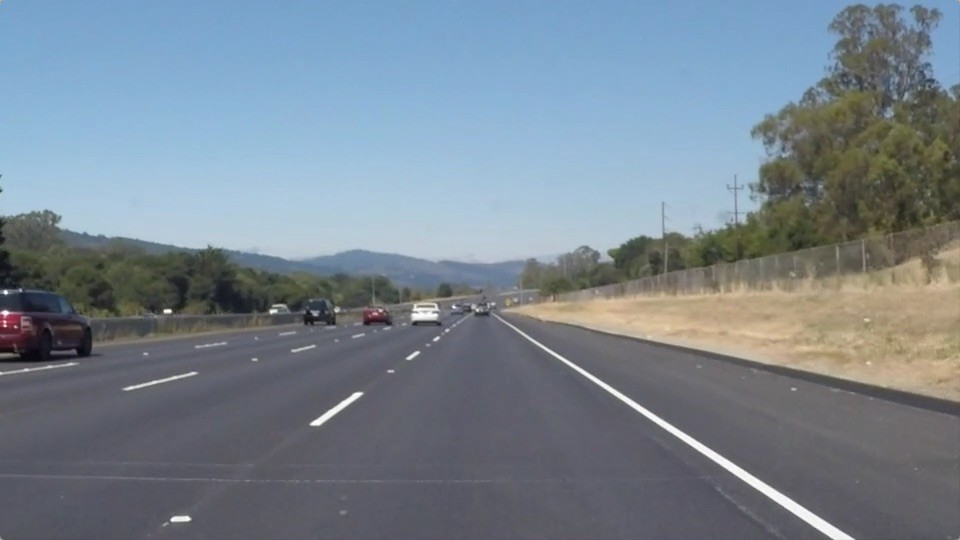
#> input picture Line_Points_Extraction/Images/lane1.jpeg, 960 x 540 px
$ python Image_Processing_Detect_Lines.py
#> lines starting #> are read from the running program, lines starting #| are printed output that depends on the picture; after the words box and inside, x2 and y2 are one past the last pixel; in counts of white or black regions, pixels touching at a corner belong together
# -*- coding: utf-8 -*-
# @Time    : 2020/3/12 4:25 下午
# @Author  : Yingke Ding
# @FileName: Image_Processing_Detect_Lines.py
# @Software: PyCharm

import numpy as np
import cv2


def region_of_interest(image, vertices):
    """
    Applies an image mask Region Of Interest (ROI).

    Only keeps the region of the image defined by the polygon
    formed from `vertices`. The rest of the image is set to black.
    :param image:
    :param vertices:
    :return:
    """

    # defining a blank mask to start with
    mask = np.zeros_like(image)

    # defining a 3 channel or 1 channel color to fill the mask with depending on the input image
    if len(image.shape) > 2:
        channel_count = image.shape[2]  # i.e. 3 or 4 depending on your image
        ignore_mask_color = (255,) * channel_count
    else:
        ignore_mask_color = 255

    # filling pixels inside the polygon defined by "vertices" with the fill color
    cv2.fillPoly(mask, vertices, ignore_mask_color)

    # returning the image only where mask pixels are nonzero
    masked_image = cv2.bitwise_and(image, mask)
    return masked_image


def get_slope(x1, y1, x2, y2):
    return (y2 - y1) / (x2 - x1)


# thick red lines
def draw_lines(img, lines, color=[255, 0, 0], thickness=6):
    """
    workflow:
    1) examine each individual line returned by hough & determine if it's in left or right lane by its slope
    because we are working "upside down" with the array, the left lane will have a negative slope and right positive
    2) track extrema
    3) compute averages
    4) solve for b intercept
    5) use extrema to solve for points
    6) smooth frames and cache
    """

    global cache
    first_frame = 1
    y_global_min = img.shape[0]  # min will be the "highest" y value, or point down the road away from car
    y_max = img.shape[0]
    l_slope, r_slope = [], []
    l_lane, r_lane = [], []
    det_slope = 0.4
    alpha = 0.2
    # i got this alpha value off of the forums for the weighting between frames.
    # i understand what it does, but i dont understand where it comes from
    # much like some of the parameters in the hough function

    for line in lines:
        # 1
        for x1, y1, x2, y2 in line:
            slope = get_slope(x1, y1, x2, y2)
            if slope > det_slope:
                r_slope.append(slope)
                r_lane.append(line)
            elif slope < -det_slope:
                l_slope.append(slope)
                l_lane.append(line)
        # 2
        y_global_min = min(y1, y2, y_global_min)

    # to prevent errors in challenge video from dividing by zero
    if (len(l_lane) == 0) or (len(r_lane) == 0):
        print('no lane detected')
        return 1

    # 3
    l_slope_mean = np.mean(l_slope, axis=0)
    r_slope_mean = np.mean(r_slope, axis=0)
    l_mean = np.mean(np.array(l_lane), axis=0)
    r_mean = np.mean(np.array(r_lane), axis=0)

    if (r_slope_mean == 0) or (l_slope_mean == 0):
        print('dividing by zero')
        return 1

    # 4, y=mx+b -> b = y -mx
    l_b = l_mean[0][1] - (l_slope_mean * l_mean[0][0])
    r_b = r_mean[0][1] - (r_slope_mean * r_mean[0][0])

    # 5, using y-extrema (#2), b intercept (#4), and slope (#3) solve for x using y=mx+b
    # x = (y-b)/m
    # these 4 points are our two lines that we will pass to the draw function
    l_x1 = int((y_global_min - l_b) / l_slope_mean)
    l_x2 = int((y_max - l_b) / l_slope_mean)
    r_x1 = int((y_global_min - r_b) / r_slope_mean)
    r_x2 = int((y_max - r_b) / r_slope_mean)

    # 6
    if l_x1 > r_x1:
        l_x1 = int((l_x1 + r_x1) / 2)
        r_x1 = l_x1
        l_y1 = int((l_slope_mean * l_x1) + l_b)
        r_y1 = int((r_slope_mean * r_x1) + r_b)
        l_y2 = int((l_slope_mean * l_x2) + l_b)
        r_y2 = int((r_slope_mean * r_x2) + r_b)
    else:
        l_y1 = y_global_min
        l_y2 = y_max
        r_y1 = y_global_min
        r_y2 = y_max

    current_frame = np.array([l_x1, l_y1, l_x2, l_y2, r_x1, r_y1, r_x2, r_y2], dtype="float32")

    if first_frame == 1:
        next_frame = current_frame
        first_frame = 0
    else:
        prev_frame = cache
        next_frame = (1 - alpha) * prev_frame + alpha * current_frame

    cv2.line(img, (int(next_frame[0]), int(next_frame[1])), (int(next_frame[2]), int(next_frame[3])), color, thickness)
    cv2.line(img, (int(next_frame[4]), int(next_frame[5])), (int(next_frame[6]), int(next_frame[7])), color, thickness)

    cache = next_frame


def hough_lines(img, rho, theta, threshold, min_line_len, max_line_gap):
    """
    `img` should be the output of a Canny transform.

    Returns an image with hough lines drawn.
    """
    lines = cv2.HoughLinesP(img, rho, theta, threshold, np.array([]), minLineLength=min_line_len,
                            maxLineGap=max_line_gap)
    line_img = np.zeros((img.shape[0], img.shape[1], 3), dtype=np.uint8)
    draw_lines(line_img, lines)
    return line_img


def weighted_img(img, initial_img, alpha=0.8, beta=1., lamda=0.):
    """
    Put the lines on the original image.
    NOTE: initial_img and img must be the same shape!
    :param img: is the output of the hough_lines(), An image with lines drawn on it.
    It Should be a blank image (all black) with lines drawn on it.
    :param initial_img: Image before any processing.
    :param alpha:
    :param beta:
    :param lamda:
    :return: initial_img * α + img * β + λ
    """
    return cv2.addWeighted(initial_img, alpha, img, beta, lamda)


def main(img_dir):
#> called with img_dir = './Images/lane1.jpeg'
    img = cv2.imread(img_dir)
#> img is the input picture: shape (540, 960, 3); mean B, G, R 143.7, 132.5, 120.3
    cv2.namedWindow("Image")  # Create a window to display image

    img_gray = cv2.cvtColor(img, cv2.COLOR_RGB2GRAY)  # RGB 2 GRAY
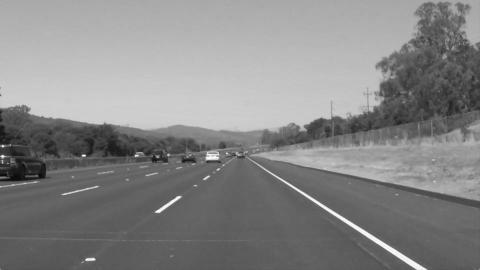
#> img_gray: shape (540, 960) (shown at 1/2 size); min 4, max 255, mean 134.5
    img_hsv = cv2.cvtColor(img, cv2.COLOR_RGB2HSV)  # Extract HSV
#> img_hsv: shape (540, 960, 3); mean H, S, V 48.3, 52, 149.3

    # MASK
    lower_yellow = np.array([20, 100, 100], dtype="uint8")
    upper_yellow = np.array([30, 255, 255], dtype="uint8")
    mask_yellow = cv2.inRange(img_hsv, lower_yellow, upper_yellow)
#> mask_yellow: shape (540, 960); every value is 0
    mask_white = cv2.inRange(img_gray, 200, 255)
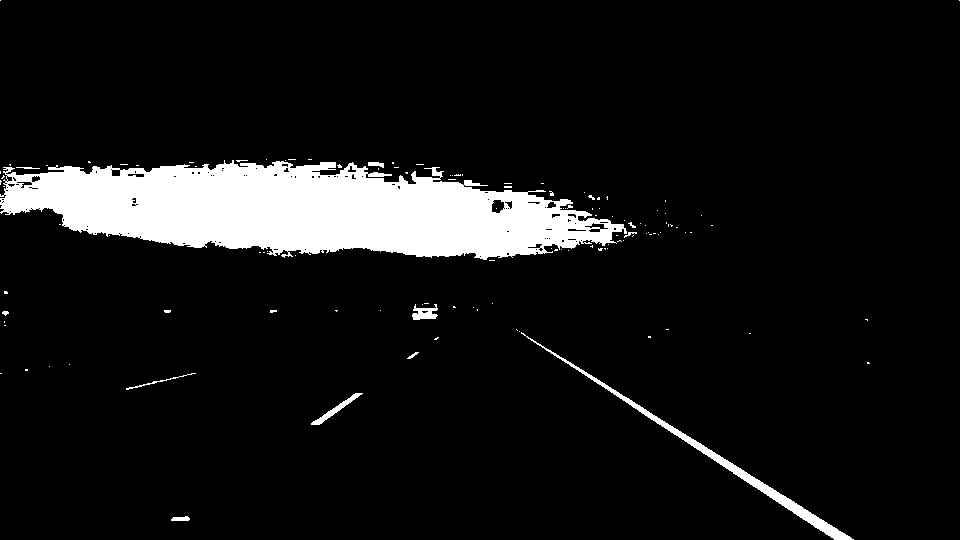
#> mask_white: shape (540, 960); 8.5% white; 122 white regions (110 under 20 px), largest, box (x1, y1, x2, y2) and area: (0, 160, 627, 260) 40268, (521, 332, 854, 540) 2374, (311, 393, 363, 425) 294
    mask_yw = cv2.bitwise_or(mask_white, mask_yellow)
    mask_yw_image = cv2.bitwise_and(img_gray, mask_yw)
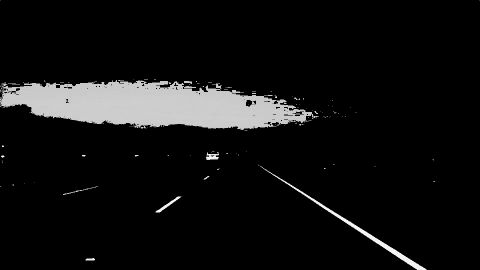
#> mask_yw_image: shape (540, 960) (shown at 1/2 size); min 0, max 255, mean 17.4

    # Gaussian Blur
    kernel_size = 5
    img_blurred = cv2.GaussianBlur(img_gray, (kernel_size, kernel_size), 0)

    # Canny Edge Detection
    low_threshold = 50
    high_threshold = 150
    img_canny = cv2.Canny(img_blurred, low_threshold, high_threshold)
#> img_canny: shape (540, 960); 1.5% white in thin lines or dots

    # Add ROI Mask
    img_shape = img.shape
    lower_left = [img_shape[1] / 9, img_shape[0]]
    lower_right = [img_shape[1] - img_shape[1] / 9, img_shape[0]]
    top_left = [img_shape[1] / 2 - img_shape[1] / 8, img_shape[0] / 2 + img_shape[0] / 10]
    top_right = [img_shape[1] / 2 + img_shape[1] / 8, img_shape[0] / 2 + img_shape[0] / 10]
    vertices = [np.array([lower_left, top_left, top_right, lower_right], dtype=np.int32)]
    roi_image = region_of_interest(img_canny, vertices)
#> in region_of_interest, `cv2.fillPoly(mask, vertices, ignore_mask_color)`:
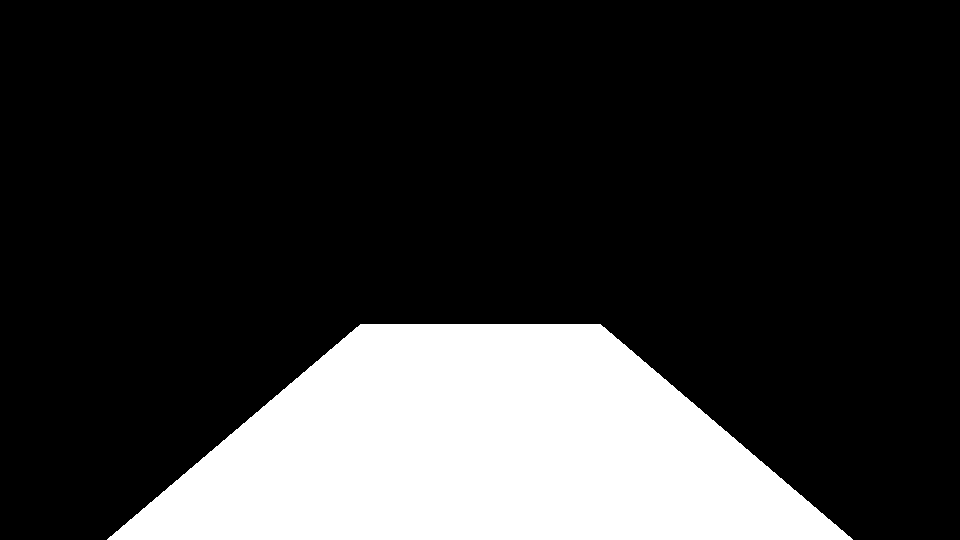
#> mask: shape (540, 960); 20.6% white; 1 white region, box (x1, y1, x2, y2) and area: (107, 324, 853, 540) 106634
#> in region_of_interest, `masked_image = cv2.bitwise_and(image, mask)`:
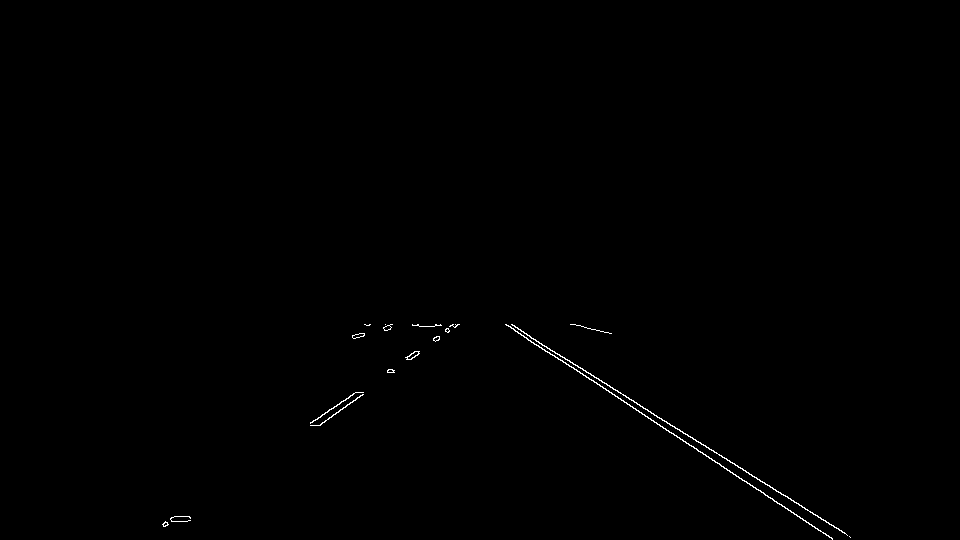
#> masked_image: shape (540, 960); 0.3% white in thin lines or dots, all inside (x1, y1, x2, y2) = (162, 324, 851, 540)

    rho = 4
    theta = np.pi / 180

    threshold = 30
    min_line_len = 100
    max_line_gap = 180

    line_image = hough_lines(roi_image, rho, theta, threshold, min_line_len, max_line_gap)
#> in hough_lines, `lines = cv2.HoughLinesP(img, rho, theta, threshold, np.array([]), minL..`: lines = 13 rows, first 6: [562, 360, 698, 451], [511, 324, 845, 533], [320, 425, 448, 329], [164, 526, 453, 324], [175, 521, 457, 324], [691, 437, 832, 539]
#> the loop in draw_lines, `for line in lines:` made 13 passes
#> (line, y_global_min) on passes 1 to 8: ([[562, 360, 698, 451]], 360), ([[511, 324, 845, 533]], 324), ([[320, 425, 448, 329]], 324), ([[164, 526, 453, 324]], 324), ([[175, 521, 457, 324]], 324), ([[691, 437, 832, 539]], 324), ([[383, 327, 512, 324]], 324), ([[506, 325, 689, 444]], 324)
#> after the loop in draw_lines, `for line in lines:`: l_lane = [[[320, 425, 448, 329]], [[164, 526, 453, 324]], [[175, 521, 457, 324]], [[177, 521, 458, 324]], [[185, 521, 436, 325]], [[174, 521, 363, 394]], [[310, 422, 439, 338]]]; l_slope = [-0.75, -0.699, -0.699, -0.701, -0.781, -0.672, -0.651]; r_lane = [[[562, 360, 698, 451]], [[511, 324, 845, 533]], [[691, 437, 832, 539]], [[506, 325, 689, 444]], [[560, 359, 752, 475]]]; r_slope = [0.669, 0.626, 0.723, 0.65, 0.604]
#> in draw_lines, `l_slope_mean = np.mean(l_slope, axis=0)`: l_slope_mean = -0.708
#> in draw_lines, `r_slope_mean = np.mean(r_slope, axis=0)`: r_slope_mean = 0.655
#> in draw_lines, `l_mean = np.mean(np.array(l_lane), axis=0)`: l_mean = [[215, 493.9, 436.3, 336.9]]
#> in draw_lines, `r_mean = np.mean(np.array(r_lane), axis=0)`: r_mean = [[566, 361, 763.2, 488.4]]
#> in draw_lines, `l_b = l_mean[0][1] - (l_slope_mean * l_mean[0][0])`: l_b = 646
#> in draw_lines, `r_b = r_mean[0][1] - (r_slope_mean * r_mean[0][0])`: r_b = -9.47
#> in draw_lines, `l_x1 = int((y_global_min - l_b) / l_slope_mean)`: l_x1 = 455
#> in draw_lines, `l_x2 = int((y_max - l_b) / l_slope_mean)`: l_x2 = 149
#> in draw_lines, `r_x1 = int((y_global_min - r_b) / r_slope_mean)`: r_x1 = 509
#> in draw_lines, `r_x2 = int((y_max - r_b) / r_slope_mean)`: r_x2 = 839
#> in draw_lines, `l_y1 = y_global_min`: l_y1 = 324
#> in draw_lines, `current_frame = np.array([l_x1, l_y1, l_x2, l_y2, r_x1, r_y1, r_x2, r_..`: current_frame = [455, 324, 149, 540, 509, 324, 839, 540]
#> in draw_lines, `cv2.line(img, (int(next_frame[4]), int(next_frame[5])), (int(next_fram..`:
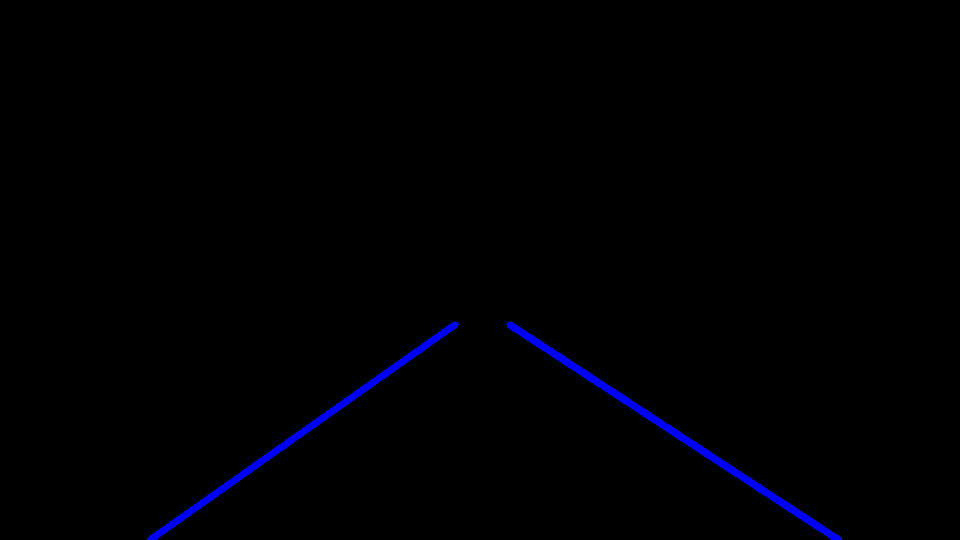
#> img: shape (540, 960, 3); mean of channels 0, 1, 2 2.7, 0, 0; drawn as B, G, R
    result = weighted_img(line_image, img, alpha=0.8, beta=1., lamda=0.)
#> in weighted_img, `return cv2.addWeighted(initial_img, alpha, img, beta, lamda)`:
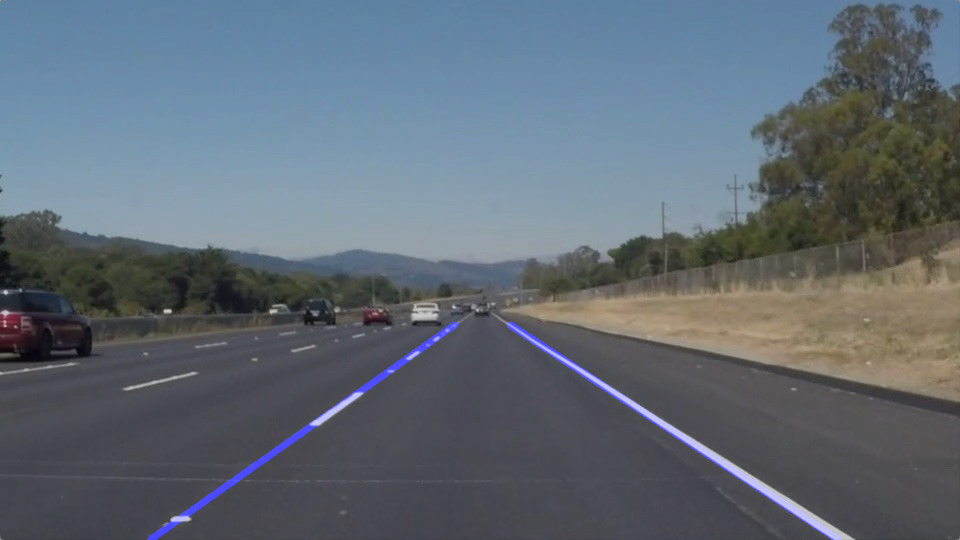
#> returned value: shape (540, 960, 3); mean of channels 0, 1, 2 116.2, 106, 96.2; drawn as B, G, R

    # Show Image in IDLE
    cv2.imshow("Image", mask_yw_image)
    cv2.waitKey(0)
    cv2.destroyAllWindows()


if __name__ == '__main__':
    main(img_dir="./Images/lane1.jpeg")

$ run again, with Line_Points_Extraction/Images/lane2.jpeg copied over Line_Points_Extraction/Images/lane1.jpeg
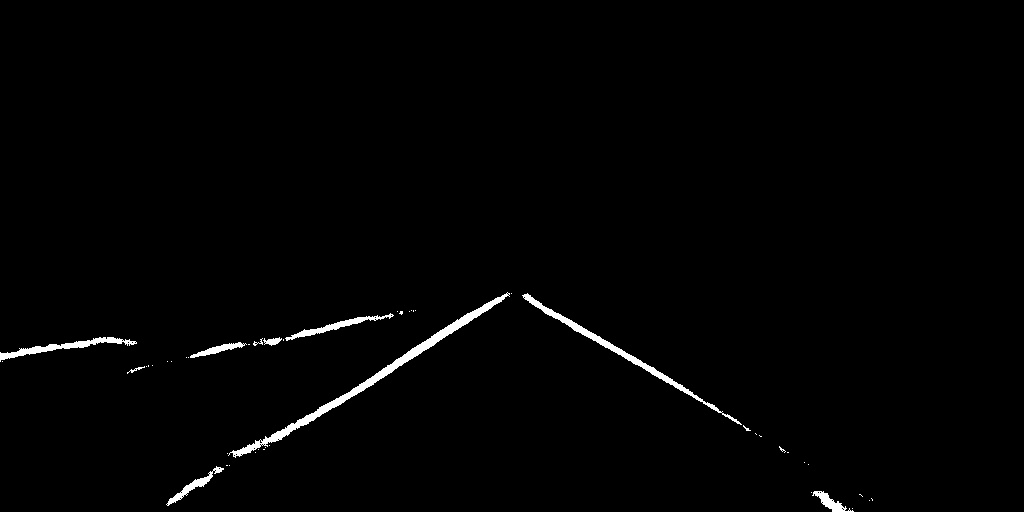
#> input picture Line_Points_Extraction/Images/lane2.jpeg, 1024 x 512 px
#> in main, img is the input picture: shape (512, 1024, 3); min 0, max 255, mean 3
#> img_hsv: shape (512, 1024, 3); mean H, S, V 0, 0, 3
#> mask_yellow: shape (512, 1024); every value is 0
#> mask_white: shape (512, 1024); 1.2% white; 47 white regions (37 under 20 px), largest, box (x1, y1, x2, y2) and area: (228, 292, 510, 458) 2295, (522, 293, 742, 425) 1311, (0, 337, 137, 362) 769
#> in main, `img_canny = cv2.Canny(img_blurred, low_threshold, high_threshold)`:
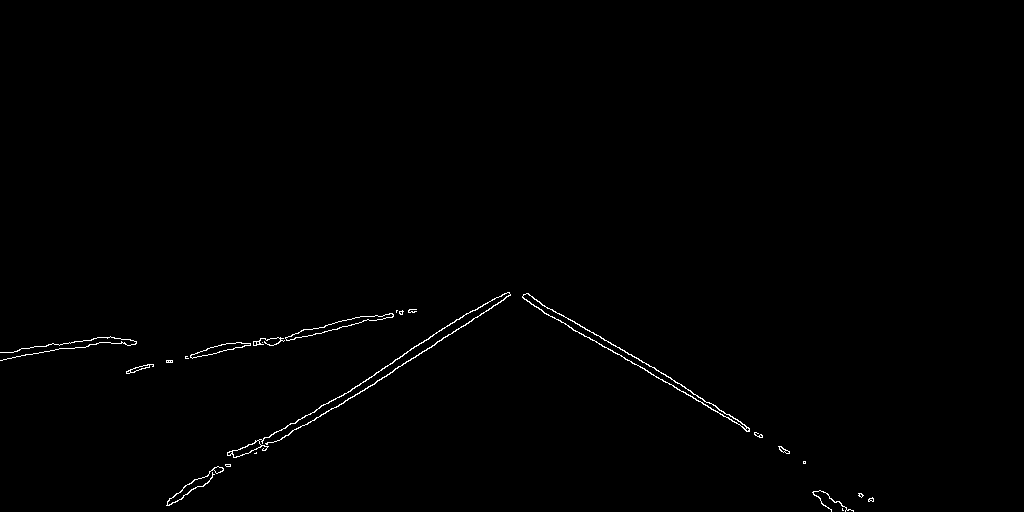
#> img_canny: shape (512, 1024); 0.54% white in thin lines or dots, all inside (x1, y1, x2, y2) = (0, 292, 874, 512)
#> mask: shape (512, 1024); 20.6% white; 1 white region, box (x1, y1, x2, y2) and area: (114, 307, 910, 512) 107998
#> masked_image: shape (512, 1024); 0.36% white in thin lines or dots, all inside (x1, y1, x2, y2) = (166, 307, 874, 512)
#> lines = 18 rows, first 6: [570, 319, 873, 501], [168, 505, 434, 345], [167, 501, 478, 307], [703, 404, 873, 499], [228, 455, 480, 315], [183, 487, 394, 370]
#> the loop in draw_lines, `for line in lines:` made 18 passes
#> (line, y_global_min) on passes 1 to 8: ([[570, 319, 873, 501]], 319), ([[168, 505, 434, 345]], 319), ([[167, 501, 478, 307]], 307), ([[703, 404, 873, 499]], 307), ([[228, 455, 480, 315]], 307), ([[183, 487, 394, 370]], 307), ([[167, 503, 480, 307]], 307), ([[554, 311, 746, 431]], 307)
#> after the loop in draw_lines, `for line in lines:`: l_lane = 11 items, first 6: [[168, 505, 434, 345]], [[167, 501, 478, 307]], [[228, 455, 480, 315]], [[183, 487, 394, 370]], [[167, 503, 480, 307]], [[336, 407, 491, 307]]; l_slope = [-0.602, -0.624, -0.556, -0.555, -0.626, -0.645, -0.412, -0.81, -0.537, -0.579, -0.625]; r_lane = [[[570, 319, 873, 501]], [[703, 404, 873, 499]], [[554, 311, 746, 431]], [[558, 319, 869, 499]], [[544, 313, 671, 378]], [[575, 330, 872, 501]], [[619, 347, 759, 437]]]; r_slope = [0.601, 0.559, 0.625, 0.579, 0.512, 0.576, 0.643]
#> l_slope_mean = -0.597
#> r_slope_mean = 0.585
#> l_mean = [[199.3, 480.9, 412.8, 350.5]]
#> r_mean = [[589, 334.7, 809, 463.7]]
#> l_b = 599.9
#> r_b = -9.74
#> l_x1 = 490
#> l_x2 = 147
#> r_x1 = 541
#> r_x2 = 892
#> l_y1 = 307
#> current_frame = [490, 307, 147, 512, 541, 307, 892, 512]
#> in draw_lines, `cv2.line(img, (int(next_frame[4]), int(next_frame[5])), (int(next_fram..`:
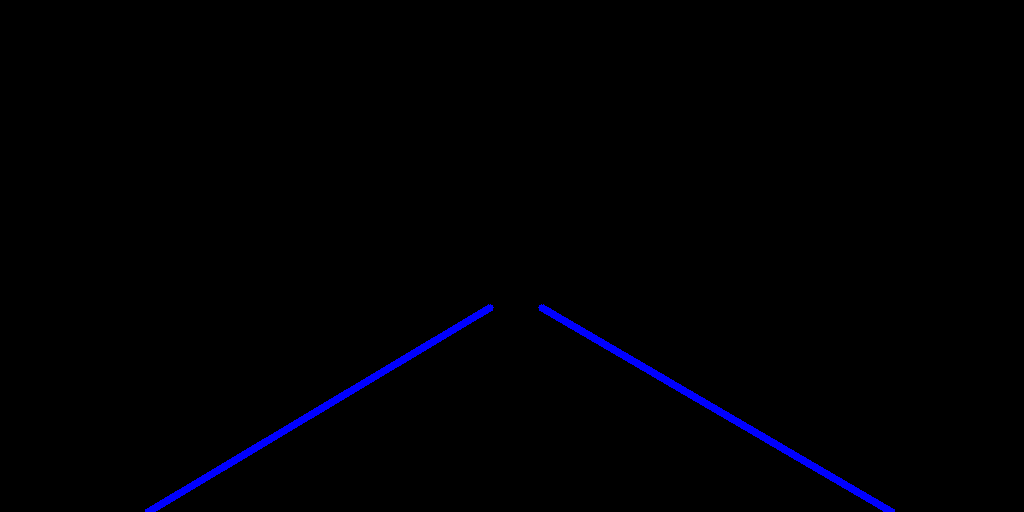
#> img: shape (512, 1024, 3); mean of channels 0, 1, 2 2.9, 0, 0; drawn as B, G, R
